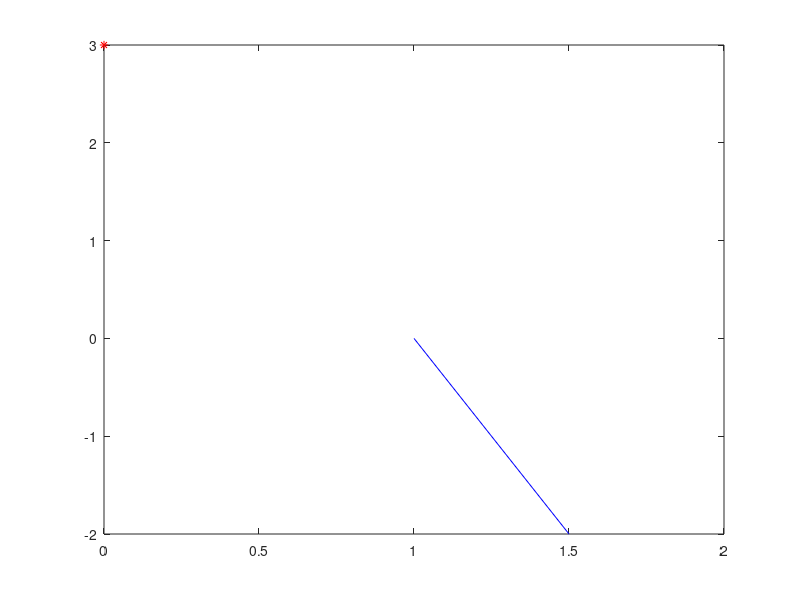

This chart was generated by the following MATLAB code: (Note: this script raises an error after producing the figure.)
clear all
close all
clc

line_start = [1, 0]
line_end = [1.5, -2]
position = [0, 3]

plot([line_start(1), line_end(1)], [line_start(2), line_end(2)], 'b')
hold on
plot(position(1), position(2), 'r*')
hold on

closestpoint = FindClosestPointOnLine(position, line_start, line_end);
plot(closestpoint(1), closestpoint(2), 'g*')
distance = FindDistanceToClosestPoint(position, line_start, line_end)